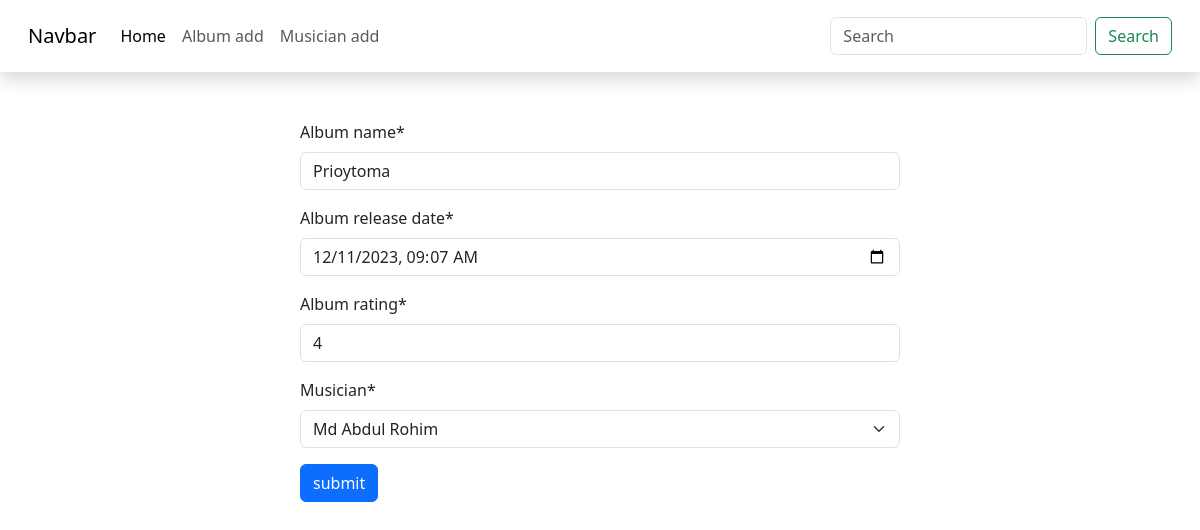
The app's page /album/edit/5 with its own data.
### album/models.py (models this page shows, shortened)
class Album_form(models.Model):
    album_name = models.CharField(max_length=50)
    album_release_date = models.DateTimeField()
    album_rating = models.IntegerField()
    musician = models.ForeignKey(Musicians, on_delete=models.CASCADE, default=None)

### album/views.py (the view)
# urls.py: path('edit/<int:id>', views.edit_post, name='edit_post'),
def edit_post(request, id):
    post = models.Album_form.objects.get(pk=id)
    form = forms.AlbumModelForm(instance=post)
    if request.method == "POST":
        form = forms.AlbumModelForm(request.POST, instance=post)
        if form.is_valid():
            form.save()
            return redirect("homePage")
    return render(request, "album.html", {"form": form})

### album/forms.py (shortened to what this page needs)
class AlbumModelForm(forms.ModelForm):
    class Meta:
        model = Album_form
        fields = '__all__'
        widgets = {
            'album_release_date':forms.DateTimeInput(attrs={'type':'datetime-local'})
        }

### musician/models.py (called while the page is built)
    def __str__(self) -> str:
        return self.first_name

### album/templates/album.html (shortened to what this page needs)
{% extends 'base.html' %}
{% block content %}
{% load crispy_forms_tags %}
<form method="post" class="mt-5 mb-5 w-50 m-auto">
    {{form|crispy}}
    <button type="submit" class="btn btn-primary">submit</button>
</form>
{% endblock %}

### records on screen
Album_form: album_name "Prioytoma", album_release_date "12/11/2023 09:07", album_rating "4", musician "Md Abdul Rohim"
